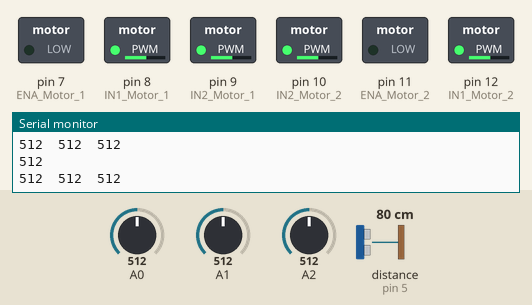
Simulated run of this sketch. Board: Arduino Mega 2560, built with avr-gcc and run on an emulated ATmega2560. On the bench: switched loads named in the sketch (green lamp = pin HIGH), the last lines printed to the serial monitor. Inputs (shaded band) come from the test bench; at power-on: A0 = 512, A2 = 512, distance to the obstacle (sensor on pin 5) 80 cm, A1 = 512. The echo pulse lasts 58.3 µs per cm.

Above: at 1.2 s.
1.3 s: A0 set to 498
At 2.0 s:
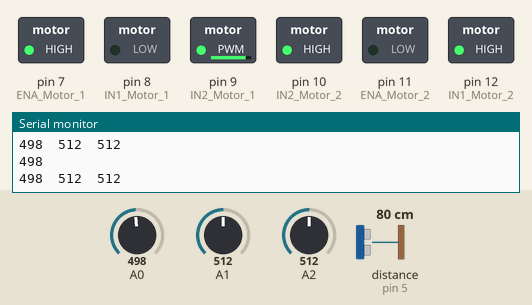
2.8 s: A2 set to 306
At 3.4 s:
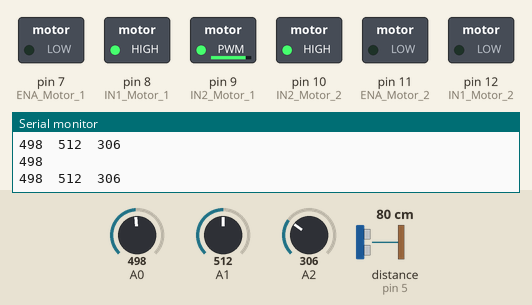
4.3 s: distance to the obstacle (sensor on pin 5) set to 29 cm
5.8 s: distance to the obstacle (sensor on pin 5) set to 22 cm
At 6.5 s:
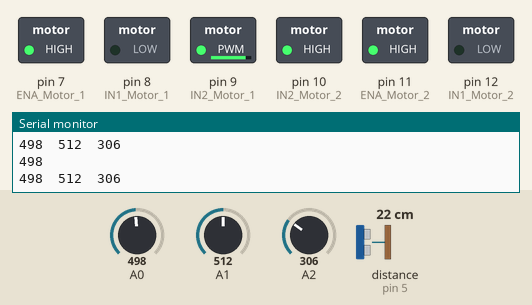
7.3 s: distance to the obstacle (sensor on pin 5) set to 35 cm
At 8.4 s:
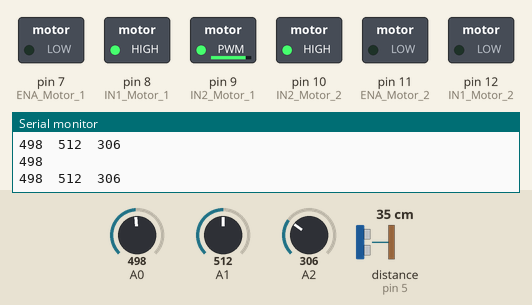
8.8 s: distance to the obstacle (sensor on pin 5) set to 2 cm
At 9.9 s:
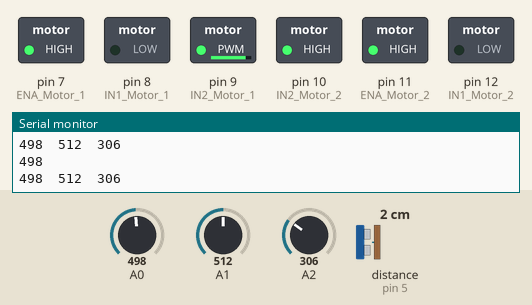
Timing chart, 0 to 11.3 s (numbered marks = the images above; inputs shaded):
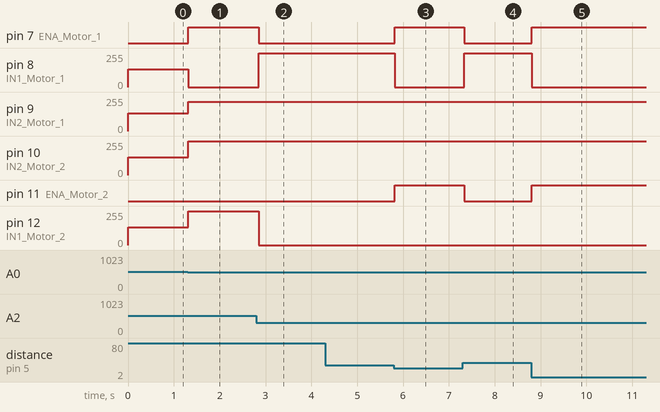

The sketch:

BlinkTHEONE.ino
```cpp
#include <NewPing.h>

#define FORWARD_TIME 1000    // delay after forward
#define REVERSE_TIME 200    // delay after reverse
#define STOP_TIME 1000       // delay after stop
#define TURN_TIME 500 // delay after turn

#define MAX_DISTANCE 200// Maximum distance (in cm) to ping.
#define PING_INTERVAL 33 // Milliseconds between sensor pings (29ms is about the min to avoid cross-sensor echo).

unsigned long pingTimer; // Holds the times when the next ping should happen for each sensor.
unsigned int forward_sensor_cm;         // Where the ping distances are stored.
unsigned int drop_sensor_cm;         // Where the ping distances are stored.


NewPing drop_sensor = NewPing(13, 17, MAX_DISTANCE); // Each sensor's trigger pin, echo pin, and max distance to ping.
NewPing forward_sensor = NewPing(4, 5, MAX_DISTANCE); // Each sensor's trigger pin, echo pin, and max distance to ping.

int right_l_sensor = 0;   //right light sensor
int middle_l_sensor = 0;  //middle light sensor
int left_l_sensor = 0;    //left light sensor

int count = 0;
void setup() {

  pinMode(2, INPUT);   // button 1
  pinMode(3, INPUT);   // button 2

  pinMode(7, OUTPUT);  // ENA Motor 1
  pinMode(8, OUTPUT);  // IN1 Motor 1
  pinMode(9, OUTPUT);  // IN2 Motor 1

  pinMode(11, OUTPUT); // ENA Motor 2
  pinMode(12, OUTPUT); // IN1 Motor 2
  pinMode(10, OUTPUT); // IN2 Motor 2

  digitalWrite(14, HIGH); // left light sensor
  digitalWrite(15, HIGH); // middle light sensor
  digitalWrite(16, HIGH); // right light sensor

  Serial.begin(115200);
}

void loop() {


  Serial.println(analogRead(0));
  //forward_sensor.ping_timer(echoCheck_F);
  //Serial.println(forward_sensor_cm);
  //drop_sensor.ping_timer(echoCheck_D);
  //Serial.println(drop_sensor_cm);
  //delay(50);
  Serial.print(analogRead(0));
  Serial.print("  ");
  Serial.print(analogRead(1));
  Serial.print("  ");
  Serial.println(analogRead(2));

  //delay(50);
  forward_sensor_cm = forward_sensor.ping_cm();
  if (forward_sensor_cm < 26)
  {
      reverse_motors();
      delay (REVERSE_TIME);
  } else {
    if (analogRead(0) < analogRead(1) && analogRead(0) < analogRead(2))
      turn_left_motors();
    else if (analogRead(2) < analogRead(1) && analogRead(2) < analogRead(0))
      turn_right_motors();
    else
      forward_motors();
  }
  delay(50);
}

void stop_motors () {
  digitalWrite(9, HIGH);  // stop 1 sec
  digitalWrite(8, LOW);
  digitalWrite(7, LOW);
  digitalWrite(10, HIGH);
  digitalWrite(12, LOW);
  digitalWrite(11, LOW);
}

void forward_motors() {

  //ernie
if (forward_sensor_cm < 11)
{
  analogWrite(9, 204);    // reverse 1 sec
  analogWrite(8, 204);
  digitalWrite(7, LOW);
  analogWrite(10, 204);
  analogWrite(12, 204);
  digitalWrite(11, LOW);
}

  //bert
else
{
  analogWrite(9, 135);    // reverse 1 sec
  analogWrite(8, 135);
  digitalWrite(7, LOW);
  analogWrite(10, 135);
  analogWrite(12, 135);
  digitalWrite(11, LOW);
}
}

void reverse_motors() {
  analogWrite(9, 220);    // forward 1 sec
  digitalWrite(8, LOW);
  digitalWrite(7, HIGH);
  digitalWrite(10, HIGH);
  digitalWrite(12, LOW);
  digitalWrite(11, HIGH);
}

void turn_right_motors() {
  analogWrite(9, 220);    // reverse 1 sec
  digitalWrite(8, HIGH);
  digitalWrite(7, LOW);
  digitalWrite(10, HIGH);
  digitalWrite(12, LOW);
  digitalWrite(11, LOW);
}

void turn_left_motors() {
  analogWrite(9, 220);    // reverse 1 sec
  digitalWrite(8, LOW);
  digitalWrite(7, HIGH);
  digitalWrite(10, HIGH);
  digitalWrite(12, HIGH);
  digitalWrite(11, LOW);
}

void stop_near_wall() {

}


void echoCheck_F() { // If ping received, set the sensor distance to array.
  if (forward_sensor.check_timer())
    forward_sensor_cm = forward_sensor.ping_result / US_ROUNDTRIP_CM;

}

void echoCheck_D() { // If ping received, set the sensor distance to array.
  if (drop_sensor.check_timer())
    drop_sensor_cm = drop_sensor.ping_result / US_ROUNDTRIP_CM;

}
```

Measured:
- the behaviour switches between 512 and 511 on A0 (found by bisection; images 0 and 1)
- the behaviour switches between 26 and 25 cm on distance to the obstacle (sensor on pin 5) (found by bisection; images 2 and 3)
- after the input at 1.3 s, pin 7 (ENA_Motor_1): LOW → HIGH at once; pin 8 (IN1_Motor_1): 135/255 → 0/255 at once; pin 9 (IN2_Motor_1): 135/255 → 220/255 at once; pin 10 (IN2_Motor_2), pin 12 (IN1_Motor_2): 135/255 → 255/255 at once
- after the input at 2.8 s, pin 7 (ENA_Motor_1): HIGH → LOW after 0.06 s; pin 8 (IN1_Motor_1): 0/255 → 255/255 after 0.06 s; pin 12 (IN1_Motor_2): 255/255 → 0/255 after 0.06 s
- after the input at 5.8 s, pin 7 (ENA_Motor_1), pin 11 (ENA_Motor_2): LOW → HIGH at once; pin 8 (IN1_Motor_1): 255/255 → 0/255 at once
- after the input at 7.3 s, pin 7 (ENA_Motor_1), pin 11 (ENA_Motor_2): HIGH → LOW at once; pin 8 (IN1_Motor_1): 0/255 → 255/255 at once
- after the input at 8.8 s, pin 7 (ENA_Motor_1), pin 11 (ENA_Motor_2): LOW → HIGH at once; pin 8 (IN1_Motor_1): 255/255 → 0/255 at once
